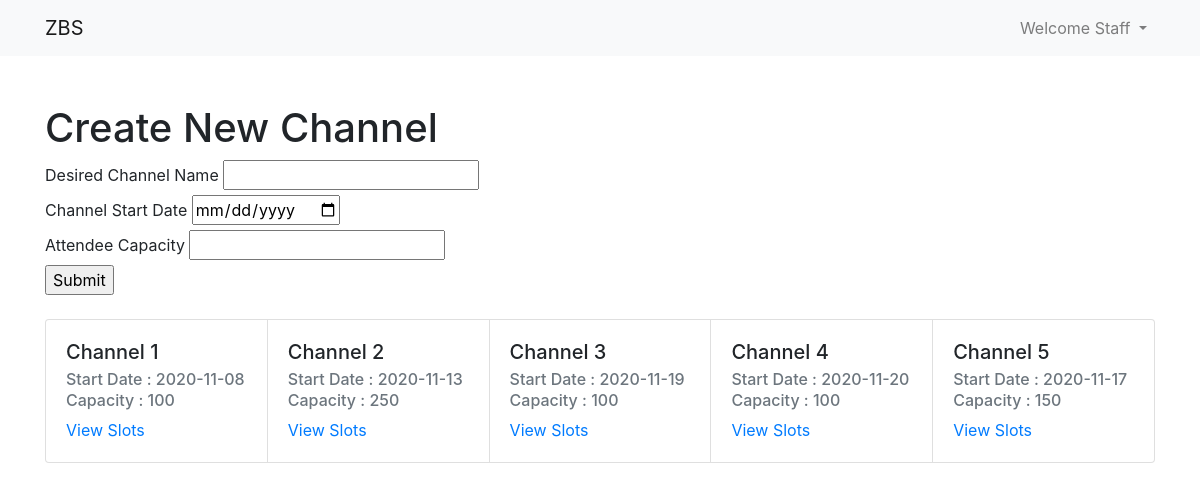
The app's page / (signed in) with its own data.
### app.py (models this page shows, shortened)
class User(db.Model, UserMixin):
    id = db.Column(db.Integer,primary_key=True)
    name = db.Column(db.String(64))
    username = db.Column(db.String(64),unique=True)
    hashed_pass =db.Column(db.String(128))
    type = db.Column(db.Integer())
    bookings = db.relationship('Booking',cascade='all,delete', backref='user',lazy='dynamic')
    last_logged_in = db.Column(db.DateTime)
    last_logged_out = db.Column(db.DateTime)

class Channel(db.Model):
    id = db.Column(db.Integer,primary_key=True)
    name = db.Column(db.String(50))
    capacity = db.Column(db.Integer)
    start_date = db.Column(db.Date)
    slots = db.relationship('Slot', backref='channel')
    bookings = db.relationship('Booking', backref='channel')

### app.py (the view)
@app.route('/', methods=['POST','GET'])
@login_required
def index():
    create_channel_form = CreateChannelForm()
    channels = Channel.query.all()
    return render_template('index.html', channels=channels, create_channel_form=create_channel_form)

### forms.py
class CreateChannelForm(FlaskForm):
    name = StringField('Desired Channel Name',validators=[DataRequired()])
    date = DateField('Channel Start Date', format='%Y-%m-%d',validators=[DataRequired()])
    capacity = StringField('Attendee Capacity',validators=[DataRequired()])
    submit = SubmitField('Submit')

### app.py (called while the page is built)
@login_manager.user_loader
def load_user(user_id):
    return User.query.get(user_id)

### templates/index.html (shortened to what this page needs)
{% extends 'base.html' %}
{% block body %}
<div class="container mt-5">
    {% if current_user.type == 1 %}
    <h1>Create New Channel</h1>
    <form action="{{ url_for('create_channel') }}" method="POST">
        {{ create_channel_form.name.label }} {{ create_channel_form.name() }}
        <br>
        {{ create_channel_form.date.label }} {{ create_channel_form.date() }}
        <br>
        {{ create_channel_form.capacity.label }} {{ create_channel_form.capacity() }}
        <br>
        {{ create_channel_form.submit() }}
    </form>
    <br>
    {% endif %}
    <div class="card-group">
    {% for channel in channels %}
    <div class="card" style="width: 18rem;">
        <div class="card-body">
          <h5 class="card-title">{{ channel.name }}</h5>
          <h6 class="card-subtitle mb-2 text-muted">Start Date : {{ channel.start_date }}</h6>
          <h6 class="card-subtitle mb-2 text-muted">Capacity : {{ channel.capacity }}</h6>
          <a href="{{ url_for('channel', id=channel.id) }}" class="card-link">View Slots</a>
        </div>
    </div>
    {% endfor %}
    </div>
</div>
{% endblock %}

### templates/base.html (shortened to what this page needs)
<!DOCTYPE html>
<html lang="en">
<head>
    <link rel="stylesheet" href="{{ url_for('static',filename='css/main.css') }}">
    <link rel="stylesheet" href="https://cdn.jsdelivr.net/npm/bootstrap@4.5.3/dist/css/bootstrap.min.css">
</head>
<body>
    <nav class="navbar navbar-expand-lg navbar-light bg-light">
        <div class="container">
        <a class="navbar-brand" href="{{ url_for('index') }}">ZBS</a>
        <div class="collapse navbar-collapse" id="navbarNav">
          <ul class="navbar-nav">
            {% if current_user.is_authenticated %}
            <li class="nav-item dropdown">
              <a class="nav-link dropdown-toggle" href="#" id="navbarDropdown" role="button" data-toggle="dropdown" aria-haspopup="true" aria-expanded="false">
                Welcome {{ current_user.name | capitalize }}
              </a>
            </li>
            {% else %}
              <li class="nav-item">
                  <a class="nav-link" href="{{ url_for('login') }}">Login</a>
              </li>
            {% endif %}
          </ul>
      </div>
        </div>
    </nav>
    {% block body %}{% endblock %}
</body>
</html>

### records on screen
User: name "Staff"
Channel: name "Channel 1", start_date "2020-11-08", capacity "100"
Channel: name "Channel 2", start_date "2020-11-13", capacity "250"
Channel: name "Channel 3", start_date "2020-11-19", capacity "100"
Channel: name "Channel 4", start_date "2020-11-20", capacity "100"
Channel: name "Channel 5", start_date "2020-11-17", capacity "150"

### other values on screen
{{ create_channel_form.name.label }} "Desired Channel Name"
{{ create_channel_form.date.label }} "Channel Start Date"
{{ create_channel_form.capacity.label }} "Attendee Capacity"
